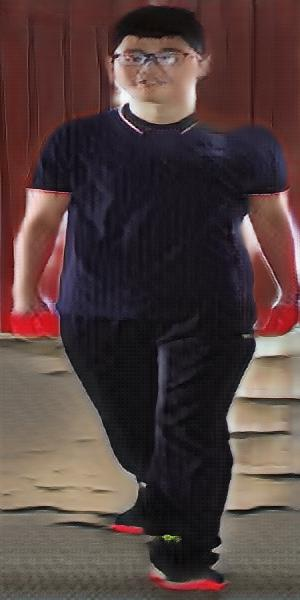
#> input picture test/BtoA_1_0.jpeg, 300 x 600 px, given in place of t, which was not available
$ python -i utils.py   (imports and definitions only)   (older library calls are emulated)
#> lines starting #> are read from the running program, lines starting #| are printed output that depends on the picture; pictures that were not available may be replaced by others from this repository, and a replacement may not be noted
"""
Some codes from https://github.com/Newmu/dcgan_code
"""
from __future__ import division
import math
import pprint
import scipy.misc
import numpy as np
import copy
import cv2
import os

pp = pprint.PrettyPrinter()

get_stddev = lambda x, k_h, k_w: 1/math.sqrt(k_w*k_h*x.get_shape()[-1])

# -----------------------------
# new added functions for cyclegan
class ImagePool(object):
    # [28 lines left out: functions __init__, __call__, load_test_data, not called in this run]

def load_train_data(image_path, load_size=286, fine_size=256, is_testing=False):
    img_A = imread(image_path[0])
#> in imread, `return scipy.misc.imread(path, mode='RGB').astype(np.float)`:
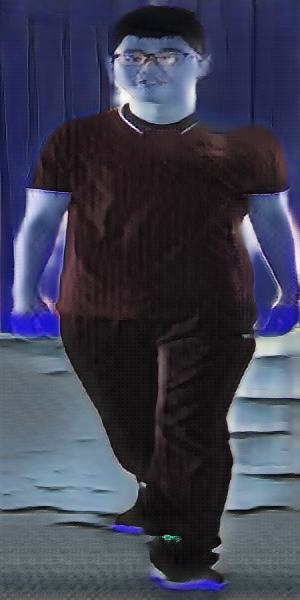
#> returned value: shape (600, 300, 3) float64; mean of channels 0, 1, 2 82.3, 63.5, 61.6; drawn as B, G, R
    img_B = imread(image_path[1])
#> call 2 of imread, with path = 'e', is_grayscale = False
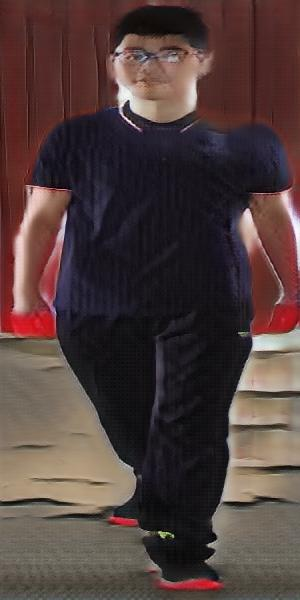
#> input picture test/BtoA_2_0.jpeg, 300 x 600 px, given in place of e, which was not available
#> in imread (call 2), `return scipy.misc.imread(path, mode='RGB').astype(np.float)`:
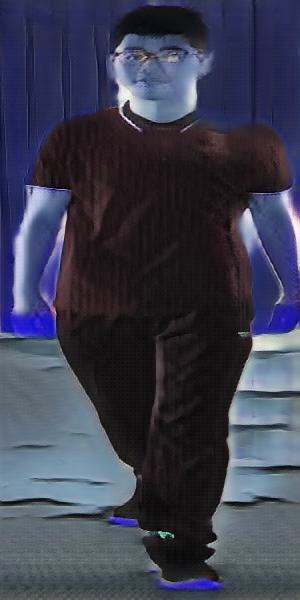
#> returned value: shape (600, 300, 3) float64; mean of channels 0, 1, 2 80.2, 61.8, 59.8; drawn as B, G, R
    # mask_A = np.load('datasets/personReid/trainA_mask/'+image_path[0].split('/')[-1].split('.')[0]+'.npy')
    # mask_B = np.load('datasets/personReid/trainB_mask/'+image_path[1].split('/')[-1].split('.')[0]+'.npy')

    duke_root = r"F:\data_set\zipai\changji1_"
    market_root = r"F:\data_set\zipai\changjin2_"
    img_duke = os.path.split(image_path[0])
    img_market = os.path.split(image_path[1])

    # [4 lines of commented-out code are left out]
    seg_duke = cv2.imread(os.path.join(duke_root, img_duke[1].split(".")[0]+".jpg"))
    seg_market = cv2.imread(os.path.join(market_root, img_market[1].split(".")[0]+".jpg"))
    if not is_testing:

        # [13 lines of commented-out code are left out]

        if np.random.random() > 0.5:
            img_A = np.fliplr(img_A)
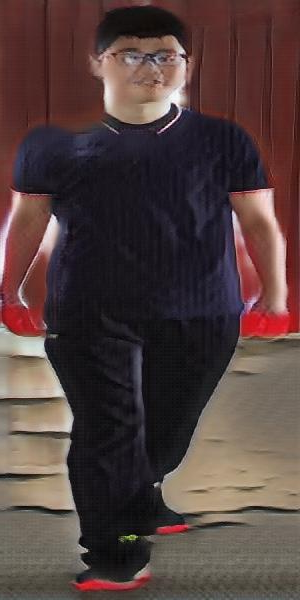
#> img_A: shape (600, 300, 3) float64; mean R, G, B 82.3, 63.5, 61.6
            img_B = np.fliplr(img_B)
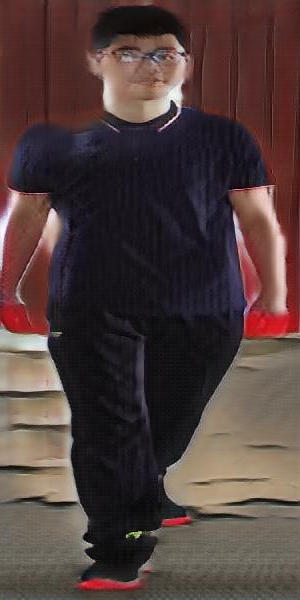
#> img_B: shape (600, 300, 3) float64; mean R, G, B 80.2, 61.8, 59.8
            seg_duke = np.fliplr(seg_duke)
#> (the run stopped early here; a loop or call above may not have finished)
